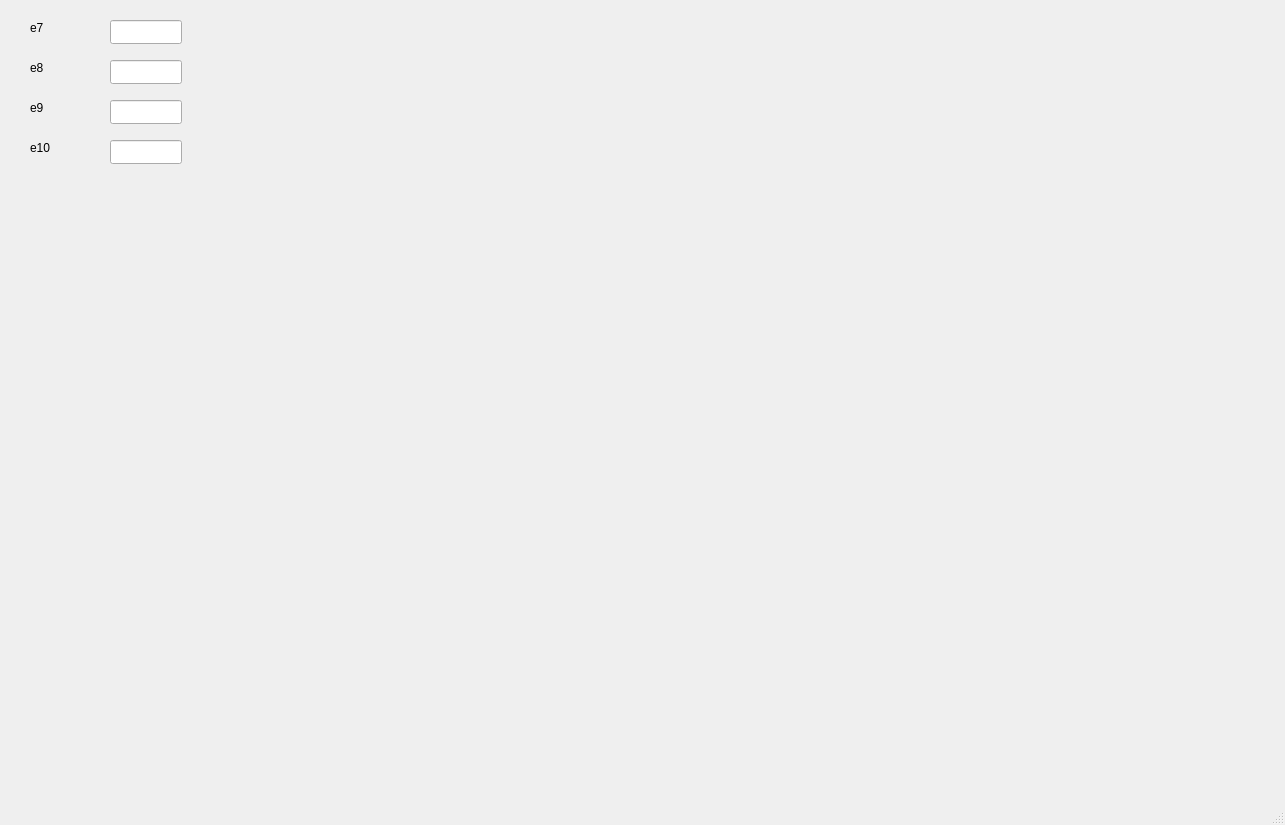
<?xml version="1.0" encoding="UTF-8"?>
<ui version="4.0">
 <class>MainWindow</class>
 <widget class="QMainWindow" name="MainWindow">
  <property name="geometry">
   <rect>
    <x>0</x>
    <y>0</y>
    <width>1285</width>
    <height>825</height>
   </rect>
  </property>
  <property name="windowTitle">
   <string>MainWindow</string>
  </property>
  <widget class="QWidget" name="centralwidget">
   <widget class="QLabel" name="label_2">
    <property name="geometry">
     <rect>
      <x>30</x>
      <y>20</y>
      <width>31</width>
      <height>16</height>
     </rect>
    </property>
    <property name="text">
     <string>e7</string>
    </property>
   </widget>
   <widget class="QLabel" name="label_3">
    <property name="geometry">
     <rect>
      <x>30</x>
      <y>60</y>
      <width>21</width>
      <height>16</height>
     </rect>
    </property>
    <property name="text">
     <string>e8</string>
    </property>
   </widget>
   <widget class="QLabel" name="label_4">
    <property name="geometry">
     <rect>
      <x>30</x>
      <y>100</y>
      <width>31</width>
      <height>16</height>
     </rect>
    </property>
    <property name="text">
     <string>e9</string>
    </property>
   </widget>
   <widget class="QLabel" name="label_5">
    <property name="geometry">
     <rect>
      <x>30</x>
      <y>140</y>
      <width>31</width>
      <height>16</height>
     </rect>
    </property>
    <property name="text">
     <string>e10</string>
    </property>
   </widget>
   <widget class="QLineEdit" name="e9">
    <property name="geometry">
     <rect>
      <x>110</x>
      <y>100</y>
      <width>72</width>
      <height>24</height>
     </rect>
    </property>
   </widget>
   <widget class="QLineEdit" name="e7">
    <property name="geometry">
     <rect>
      <x>110</x>
      <y>20</y>
      <width>72</width>
      <height>24</height>
     </rect>
    </property>
   </widget>
   <widget class="QLineEdit" name="e10">
    <property name="geometry">
     <rect>
      <x>110</x>
      <y>140</y>
      <width>72</width>
      <height>24</height>
     </rect>
    </property>
   </widget>
   <widget class="QLineEdit" name="e8">
    <property name="geometry">
     <rect>
      <x>110</x>
      <y>60</y>
      <width>72</width>
      <height>24</height>
     </rect>
    </property>
   </widget>
  </widget>
  <widget class="QMenuBar" name="menubar">
   <property name="geometry">
    <rect>
     <x>0</x>
     <y>0</y>
     <width>1285</width>
     <height>25</height>
    </rect>
   </property>
  </widget>
  <widget class="QStatusBar" name="statusbar"/>
 </widget>
 <resources/>
 <connections/>
</ui>
